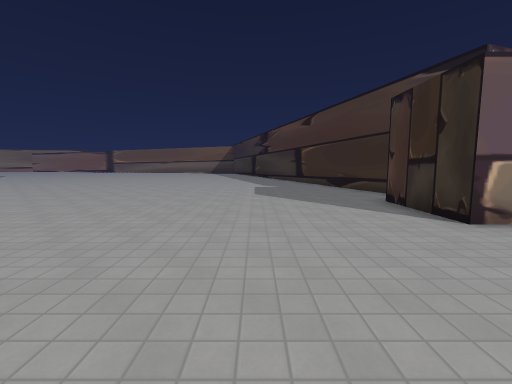
view 1 (above)

21 first-person views from a walk through a Godot game level. The camera is 1.5 m above the floor, tilts 6° down and sees 90° across. The floor is counted in squares, 1.5 m on a side. Each view is taken from the middle of a square. On the plan, view 1 faces up. The plan holds only what a view shows up to about 11 squares ahead; the rest is blank. The place goes on beyond the plan. Characters and animated objects are not drawn. Some surface patterns are stand-ins.

view 2
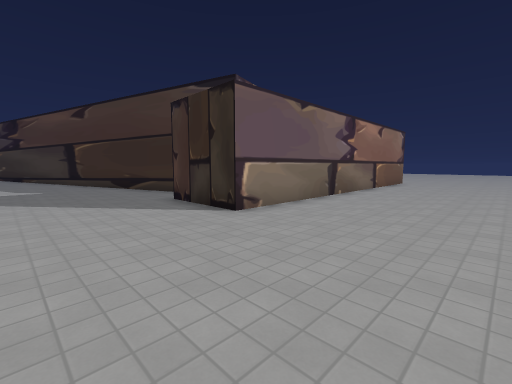

view 3
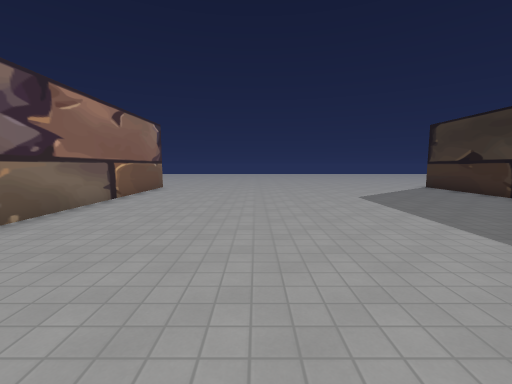

view 4
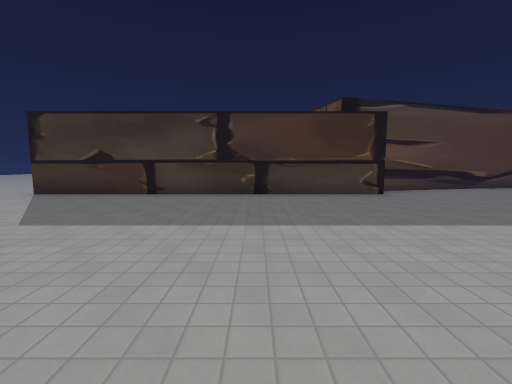

view 5
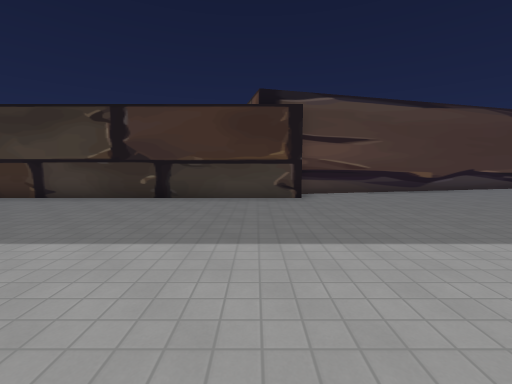

view 6
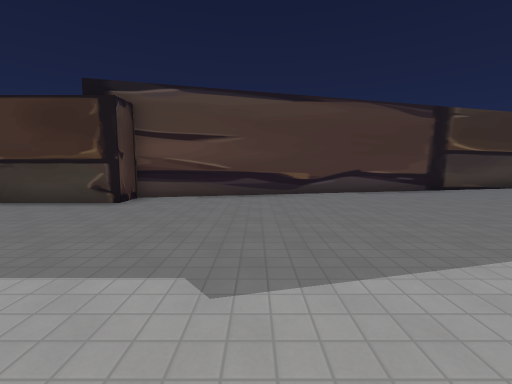

view 7
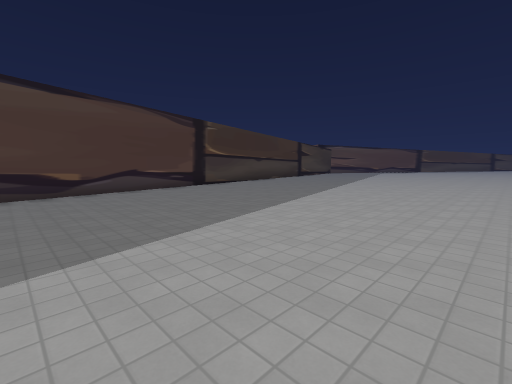

view 8
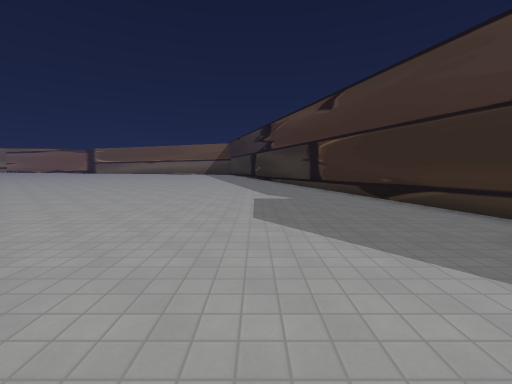

view 9
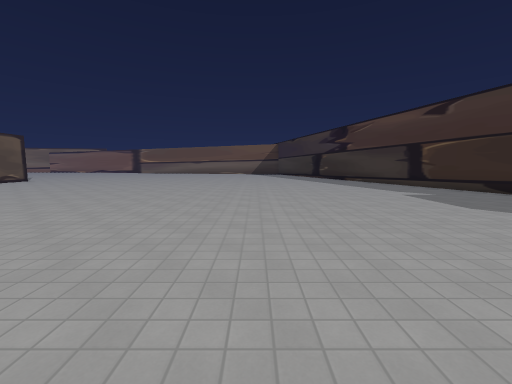

view 10
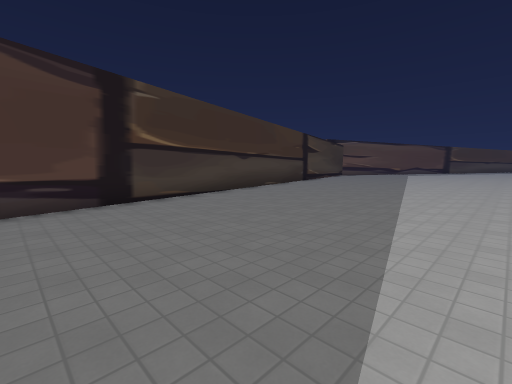

view 11
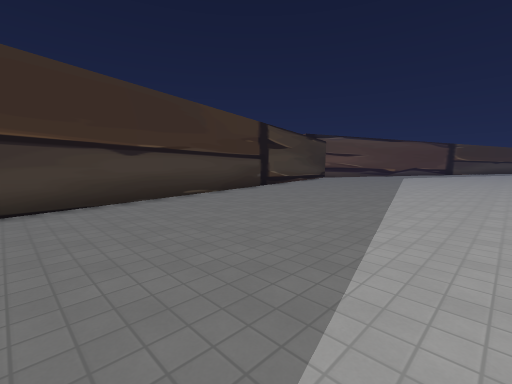

view 12
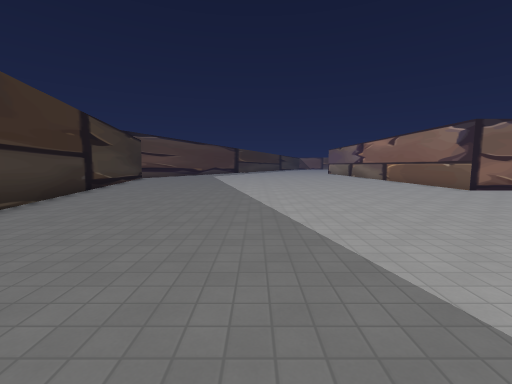

view 13
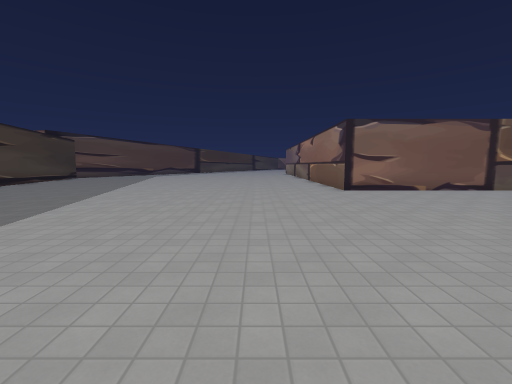

view 14
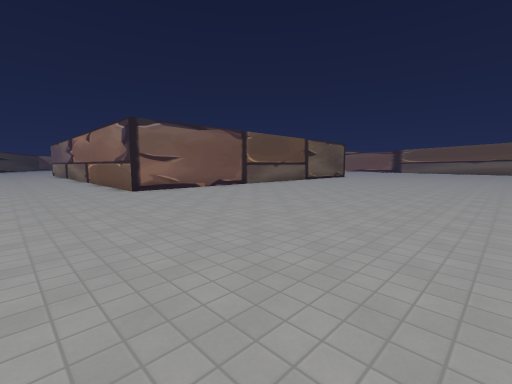

view 15
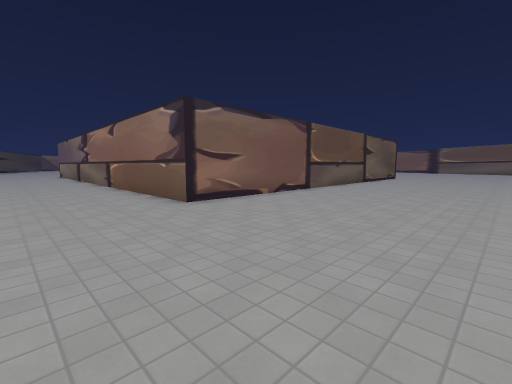

view 16
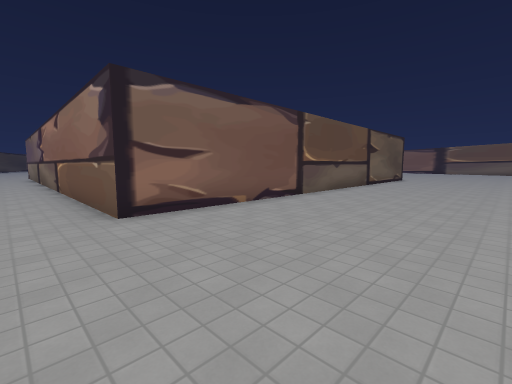

view 17
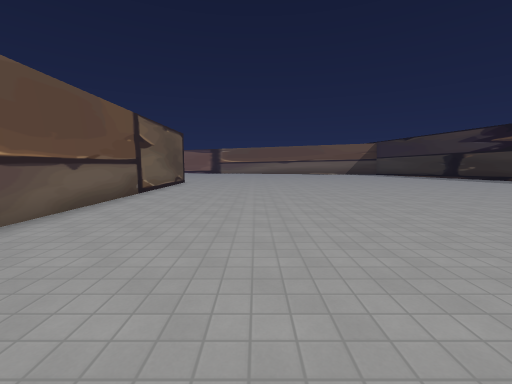

view 18
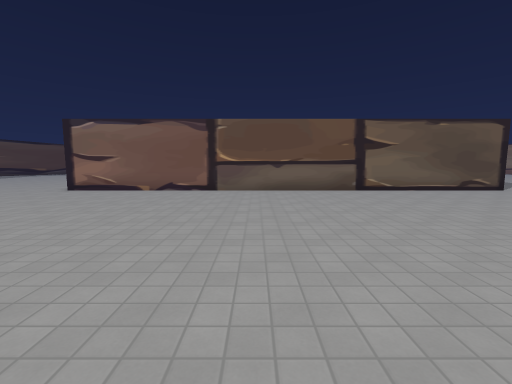

view 19
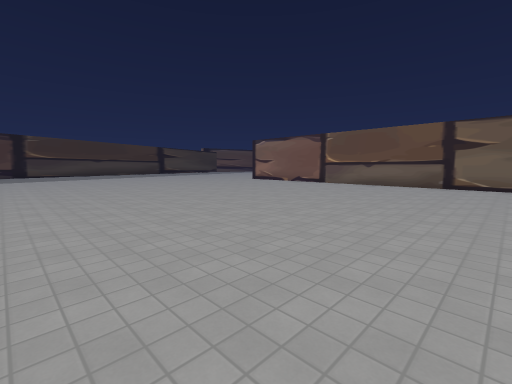

view 20
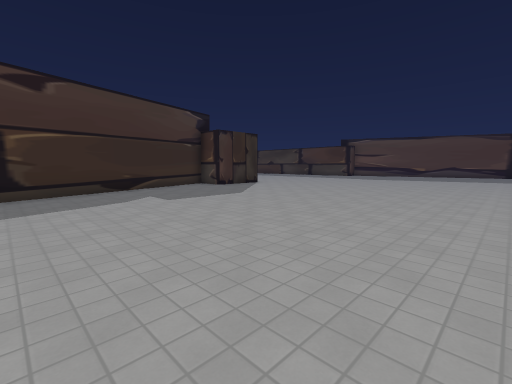

view 21
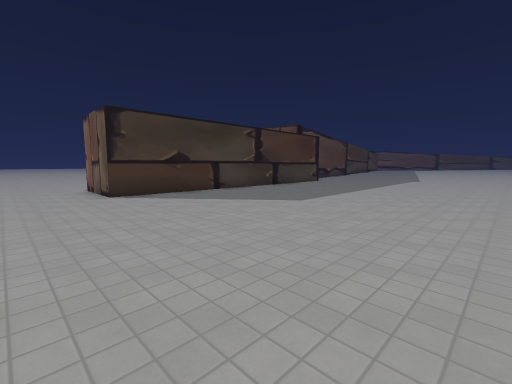

### Floor plan
Points are (right, up) in squares from view 1. A wall is a line through its corners. A room is listed if a view was taken in it or the views show most of it. See-through windows are left out.
Room 1 (views 1, 2, 3, 4, 5, 6, 7, 8, 9, 10, 11, 12, 13, 14, 15, 16, 17, 18, 19, 20, 21)
walls: (4.7, 8.6) (2.6, 15); (15, 4.2) (3.6, 4.2) (3.6, 7.1); (-20, -13.9) (3.6, -8.8) (3.6, -7.8) (15.6, -7.8) (15.6, -10.6); (-19.1, 15.5) (-19.1, 1.5) (-24.5, 1.5)
ways out: opening at (18, -10.7)

Where each view was taken, in squares from view 1:
view 1: 0 up, 0 right, facing up
view 2: 0 up, 0 right, facing up-right
view 3: 0 up, 4 right, facing right
view 4: 1 up, 8 right, facing down
view 5: 0 up, 5 right, facing down
view 6: 1 down, 0 right, facing down
view 7: 0 up, 0 right, facing down-left
view 8: 4 up, 0 right, facing up
view 9: 3 up, 5 left, facing up
view 10: 4 down, 5 left, facing down-left
view 11: 5 down, 10 left, facing down-left
view 12: 7 down, 9 left, facing left
view 13: 2 down, 9 left, facing left
view 14: 2 down, 9 left, facing up-left
view 15: 2 down, 13 left, facing up-left
view 16: 0 up, 14 left, facing up-left
view 17: 4 up, 15 left, facing up
view 18: 9 up, 9 left, facing left
view 19: 15 up, 6 left, facing down-left
view 20: 15 up, 7 left, facing down-right
view 21: 1 up, 18 right, facing down-left
